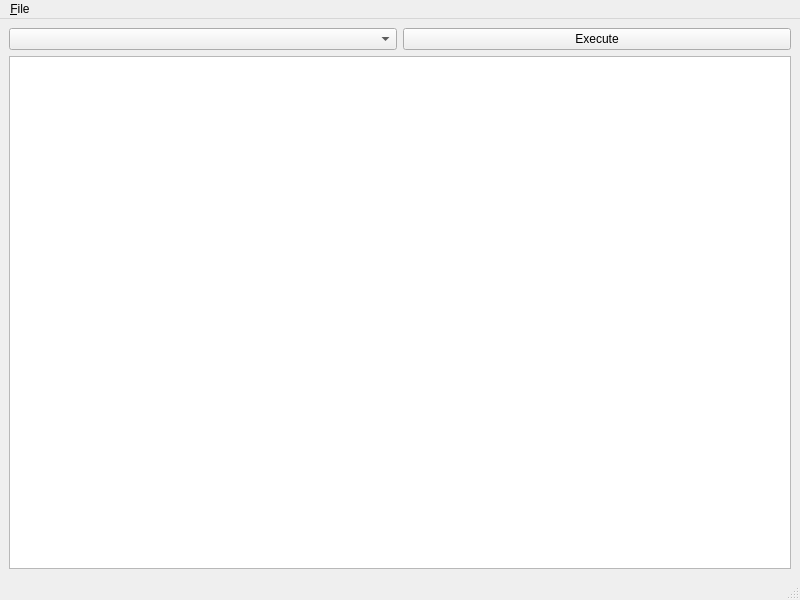
<?xml version="1.0" encoding="UTF-8"?>
<ui version="4.0">
 <class>MainWindow</class>
 <widget class="QMainWindow" name="MainWindow">
  <property name="geometry">
   <rect>
    <x>0</x>
    <y>0</y>
    <width>800</width>
    <height>600</height>
   </rect>
  </property>
  <property name="windowTitle">
   <string>ESP8266 Exercise</string>
  </property>
  <widget class="QWidget" name="centralwidget">
   <layout class="QVBoxLayout" name="verticalLayout">
    <item>
     <layout class="QHBoxLayout" name="horizontalLayout">
      <item>
       <widget class="QComboBox" name="command"/>
      </item>
      <item>
       <widget class="QPushButton" name="execute">
        <property name="text">
         <string>Execute</string>
        </property>
       </widget>
      </item>
     </layout>
    </item>
    <item>
     <widget class="QTextEdit" name="textBox">
      <property name="readOnly">
       <bool>true</bool>
      </property>
     </widget>
    </item>
   </layout>
  </widget>
  <widget class="QMenuBar" name="menubar">
   <property name="geometry">
    <rect>
     <x>0</x>
     <y>0</y>
     <width>800</width>
     <height>21</height>
    </rect>
   </property>
   <widget class="QMenu" name="menu_File">
    <property name="title">
     <string>&amp;File</string>
    </property>
    <addaction name="actionSelect_serial_device"/>
    <addaction name="separator"/>
    <addaction name="actionExit"/>
   </widget>
   <addaction name="menu_File"/>
  </widget>
  <widget class="QStatusBar" name="statusbar"/>
  <action name="actionSelect_serial_device">
   <property name="text">
    <string>Select serial device...</string>
   </property>
  </action>
  <action name="actionExit">
   <property name="text">
    <string>Exit</string>
   </property>
  </action>
 </widget>
 <resources/>
 <connections/>
</ui>
